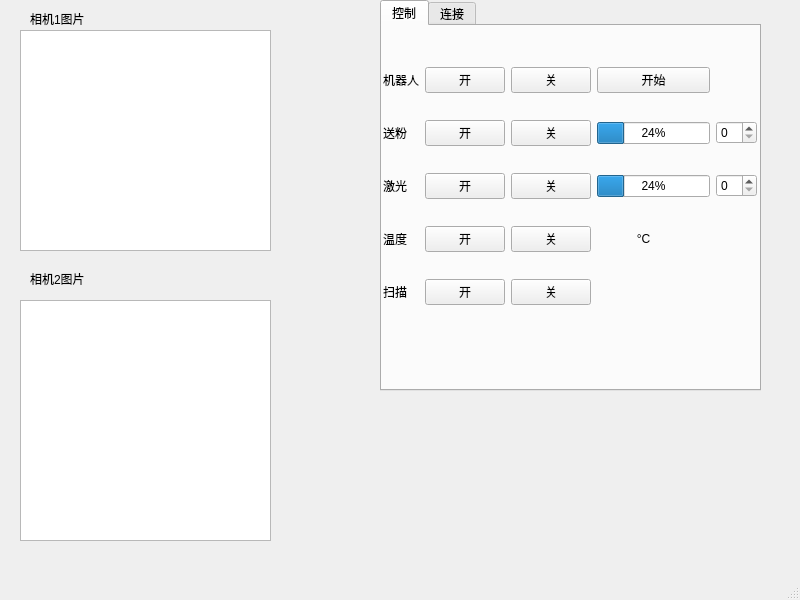
<?xml version="1.0" encoding="UTF-8"?>
<ui version="4.0">
 <class>MainWindow</class>
 <widget class="QMainWindow" name="MainWindow">
  <property name="geometry">
   <rect>
    <x>0</x>
    <y>0</y>
    <width>800</width>
    <height>600</height>
   </rect>
  </property>
  <property name="windowTitle">
   <string>MainWindow</string>
  </property>
  <widget class="QWidget" name="centralwidget">
   <widget class="QGraphicsView" name="pic1">
    <property name="geometry">
     <rect>
      <x>20</x>
      <y>30</y>
      <width>251</width>
      <height>221</height>
     </rect>
    </property>
   </widget>
   <widget class="QTabWidget" name="tab_control">
    <property name="geometry">
     <rect>
      <x>380</x>
      <y>0</y>
      <width>381</width>
      <height>391</height>
     </rect>
    </property>
    <property name="currentIndex">
     <number>0</number>
    </property>
    <widget class="QWidget" name="tab_con1">
     <attribute name="title">
      <string>控制</string>
     </attribute>
     <widget class="QWidget" name="">
      <property name="geometry">
       <rect>
        <x>1</x>
        <y>20</y>
        <width>374</width>
        <height>281</height>
       </rect>
      </property>
      <layout class="QGridLayout" name="gridLayout">
       <item row="0" column="0">
        <widget class="QLabel" name="label_7">
         <property name="text">
          <string>机器人</string>
         </property>
        </widget>
       </item>
       <item row="0" column="1">
        <widget class="QPushButton" name="rob_open">
         <property name="text">
          <string>开</string>
         </property>
        </widget>
       </item>
       <item row="0" column="2">
        <widget class="QPushButton" name="rob_close">
         <property name="text">
          <string>关</string>
         </property>
        </widget>
       </item>
       <item row="0" column="3">
        <widget class="QPushButton" name="rob_start">
         <property name="text">
          <string>开始</string>
         </property>
        </widget>
       </item>
       <item row="1" column="0">
        <widget class="QLabel" name="label_2">
         <property name="text">
          <string>送粉</string>
         </property>
        </widget>
       </item>
       <item row="1" column="1">
        <widget class="QPushButton" name="push_open">
         <property name="text">
          <string>开</string>
         </property>
        </widget>
       </item>
       <item row="1" column="2">
        <widget class="QPushButton" name="push_close">
         <property name="text">
          <string>关</string>
         </property>
        </widget>
       </item>
       <item row="1" column="3">
        <widget class="QProgressBar" name="push_pro">
         <property name="value">
          <number>24</number>
         </property>
        </widget>
       </item>
       <item row="1" column="4">
        <widget class="QSpinBox" name="push_sb"/>
       </item>
       <item row="2" column="0">
        <widget class="QLabel" name="label">
         <property name="text">
          <string>激光</string>
         </property>
        </widget>
       </item>
       <item row="2" column="1">
        <widget class="QPushButton" name="layer_open">
         <property name="text">
          <string>开</string>
         </property>
        </widget>
       </item>
       <item row="2" column="2">
        <widget class="QPushButton" name="layer_close">
         <property name="text">
          <string>关</string>
         </property>
        </widget>
       </item>
       <item row="2" column="3">
        <widget class="QProgressBar" name="layer_pro">
         <property name="value">
          <number>24</number>
         </property>
        </widget>
       </item>
       <item row="2" column="4">
        <widget class="QSpinBox" name="layer_sb"/>
       </item>
       <item row="3" column="0">
        <widget class="QLabel" name="label_5">
         <property name="text">
          <string>温度</string>
         </property>
        </widget>
       </item>
       <item row="3" column="1">
        <widget class="QPushButton" name="tem_open">
         <property name="text">
          <string>开</string>
         </property>
        </widget>
       </item>
       <item row="3" column="2">
        <widget class="QPushButton" name="tem_close">
         <property name="text">
          <string>关</string>
         </property>
        </widget>
       </item>
       <item row="3" column="3">
        <widget class="QLabel" name="tem">
         <property name="text">
          <string>            °C</string>
         </property>
        </widget>
       </item>
       <item row="4" column="0">
        <widget class="QLabel" name="label_20">
         <property name="text">
          <string>扫描</string>
         </property>
        </widget>
       </item>
       <item row="4" column="1">
        <widget class="QPushButton" name="scan_open">
         <property name="text">
          <string>开</string>
         </property>
        </widget>
       </item>
       <item row="4" column="2">
        <widget class="QPushButton" name="scan_close">
         <property name="text">
          <string>关</string>
         </property>
        </widget>
       </item>
      </layout>
     </widget>
    </widget>
    <widget class="QWidget" name="tab_con2">
     <attribute name="title">
      <string>连接</string>
     </attribute>
     <widget class="QWidget" name="">
      <property name="geometry">
       <rect>
        <x>20</x>
        <y>20</y>
        <width>341</width>
        <height>315</height>
       </rect>
      </property>
      <layout class="QGridLayout" name="gridLayout_3">
       <item row="0" column="0">
        <widget class="QLabel" name="label_3">
         <property name="text">
          <string>以太网串口</string>
         </property>
        </widget>
       </item>
       <item row="0" column="1">
        <widget class="QLabel" name="ip_internet">
         <property name="text">
          <string>192.168.0.178</string>
         </property>
        </widget>
       </item>
       <item row="1" column="0">
        <widget class="QLabel" name="label_4">
         <property name="text">
          <string>远程模拟输入6217</string>
         </property>
        </widget>
       </item>
       <item row="1" column="1">
        <widget class="QLabel" name="ip_i6217">
         <property name="text">
          <string>192.168.0.100</string>
         </property>
        </widget>
       </item>
       <item row="2" column="0">
        <widget class="QLabel" name="label_6">
         <property name="text">
          <string>远程模拟输出6224</string>
         </property>
        </widget>
       </item>
       <item row="2" column="1">
        <widget class="QLabel" name="ip_o6217">
         <property name="text">
          <string>192.168.0.120</string>
         </property>
        </widget>
       </item>
       <item row="3" column="0">
        <widget class="QLabel" name="label_8">
         <property name="text">
          <string>远程数字I/O6052</string>
         </property>
        </widget>
       </item>
       <item row="3" column="1">
        <widget class="QLabel" name="io_ip100">
         <property name="text">
          <string>192.168.0.110</string>
         </property>
        </widget>
       </item>
       <item row="4" column="0">
        <widget class="QLabel" name="label_17">
         <property name="text">
          <string>远程数字I/O6052</string>
         </property>
        </widget>
       </item>
       <item row="4" column="1">
        <widget class="QLabel" name="io_ip130">
         <property name="text">
          <string>192.168.0.130</string>
         </property>
        </widget>
       </item>
       <item row="5" column="0">
        <widget class="QLabel" name="label_18">
         <property name="text">
          <string>远程数字I/O6052</string>
         </property>
        </widget>
       </item>
       <item row="5" column="1">
        <widget class="QLabel" name="io_ip140">
         <property name="text">
          <string>192.168.0.140</string>
         </property>
        </widget>
       </item>
       <item row="6" column="0">
        <widget class="QLabel" name="label_19">
         <property name="text">
          <string>远程数字I/O6052</string>
         </property>
        </widget>
       </item>
       <item row="6" column="1">
        <widget class="QLabel" name="io_ip150">
         <property name="text">
          <string>192.168.0.150</string>
         </property>
        </widget>
       </item>
       <item row="7" column="0">
        <widget class="QLabel" name="label_23">
         <property name="text">
          <string>相机1</string>
         </property>
        </widget>
       </item>
       <item row="7" column="1">
        <widget class="QLabel" name="io_ip150_2">
         <property name="text">
          <string>192.168.0.300</string>
         </property>
        </widget>
       </item>
       <item row="8" column="0">
        <widget class="QLabel" name="label_24">
         <property name="text">
          <string>相机2</string>
         </property>
        </widget>
       </item>
       <item row="8" column="1">
        <widget class="QLabel" name="io_ip150_3">
         <property name="text">
          <string>192.168.0.400</string>
         </property>
        </widget>
       </item>
       <item row="9" column="0">
        <widget class="QLabel" name="label_25">
         <property name="text">
          <string>机器人</string>
         </property>
        </widget>
       </item>
       <item row="9" column="1">
        <widget class="QLabel" name="io_ip150_4">
         <property name="text">
          <string>192.168.0.500</string>
         </property>
        </widget>
       </item>
       <item row="10" column="0">
        <widget class="QLabel" name="label_26">
         <property name="text">
          <string>激光扫描</string>
         </property>
        </widget>
       </item>
       <item row="10" column="1">
        <widget class="QLabel" name="io_ip150_5">
         <property name="text">
          <string>192.168.0.600</string>
         </property>
        </widget>
       </item>
      </layout>
     </widget>
    </widget>
   </widget>
   <widget class="QGraphicsView" name="pic2">
    <property name="geometry">
     <rect>
      <x>20</x>
      <y>300</y>
      <width>251</width>
      <height>241</height>
     </rect>
    </property>
   </widget>
   <widget class="QLabel" name="label_21">
    <property name="geometry">
     <rect>
      <x>30</x>
      <y>10</y>
      <width>67</width>
      <height>17</height>
     </rect>
    </property>
    <property name="text">
     <string>相机1图片</string>
    </property>
   </widget>
   <widget class="QLabel" name="label_22">
    <property name="geometry">
     <rect>
      <x>30</x>
      <y>270</y>
      <width>67</width>
      <height>17</height>
     </rect>
    </property>
    <property name="text">
     <string>相机2图片</string>
    </property>
   </widget>
  </widget>
  <widget class="QMenuBar" name="menubar">
   <property name="geometry">
    <rect>
     <x>0</x>
     <y>0</y>
     <width>800</width>
     <height>28</height>
    </rect>
   </property>
  </widget>
  <widget class="QStatusBar" name="statusbar"/>
 </widget>
 <resources/>
 <connections/>
</ui>
